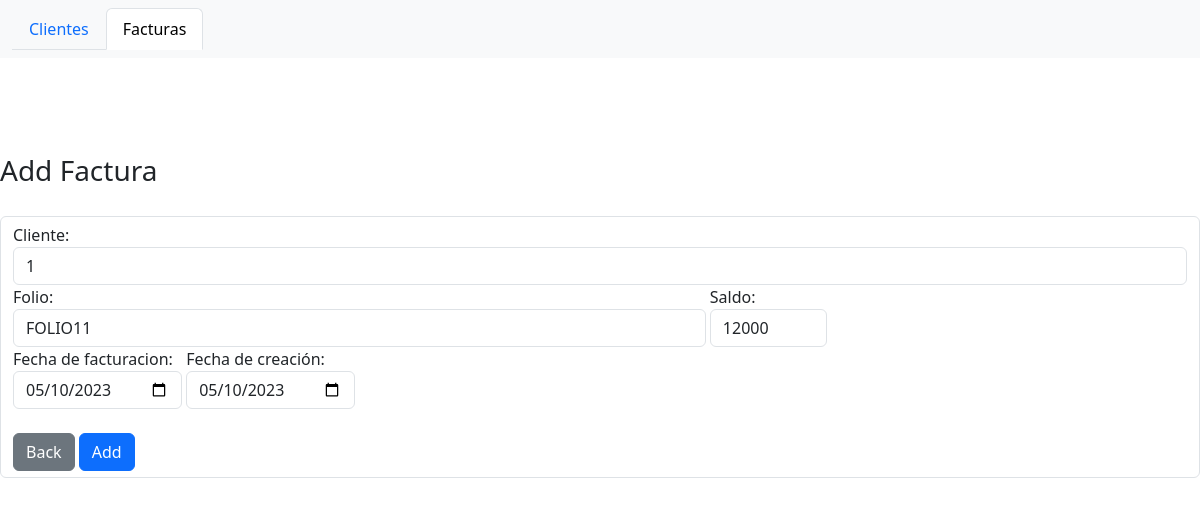
Page /html/updateFactura.php?id=3 on the committed database.
### tables this page shows
CREATE TABLE `Factura` (
  `id` int(11) NOT NULL,
  `id_usuario` int(11) NOT NULL,
  `folio` varchar(50) NOT NULL,
  `saldo` varchar(100) NOT NULL,
  `fecha_facturacion` date NOT NULL,
  `fecha_creacion` date NOT NULL
);

### html/updateFactura.php (the view, shortened to what this page needs)
<?php
    include ('../DB/conexion.php');
    $id = $_GET['id'];
    $consulta = "SELECT * FROM Factura WHERE id='$id'";
    $respuesta = mysqli_query($conexion,$consulta);
    $row = mysqli_fetch_assoc($respuesta);
?>
<!DOCTYPE html>
<html lang="en">
<head>
    <link rel="stylesheet" href="../css/estilo.css">
    <link href="https://cdn.jsdelivr.net/npm/bootstrap@5.3.0-alpha3/dist/css/bootstrap.min.css" rel="stylesheet">
</head>
<body>
    <nav class="navbar navbar-expand-lg bg-body-tertiary">
        <div class="container-fluid">
          <div class="collapse navbar-collapse" id="navbarSupportedContent">
            <ul class="nav nav-tabs">
                <li class="nav-item">
                  <a class="nav-link" href="../index.php">Clientes</a>
                </li>
                <li class="nav-item">
                  <a class="nav-link active" href="#">Facturas</a>
                </li>
          </div>
        </div>
    </nav>
    <br><br><br><br>
    <div class="ancho izq_der">
        <h3><span style="font-weight: normal;">Add</span> Factura</h3>
    </div>
    <form action="../DB/crud/createFactura.php" method="POST" class="ancho form-control">
    <div class="form-group">
        <label for="cliente">Cliente:</label>
            <select class="form-control" id="cliente" name="cliente">
                <option selected="<?php echo $row['id_usuario']; ?>"><?php echo $row['id_usuario']; ?></option>
            </select>
        </div>
        <div class="form-group">
            <label for="folio" class="label2">Folio:
            <input type="text" id="folio" name="folio" class="form-control" value="<?php echo $row['folio']; ?>" require></label>
            <label for="saldo" class="label3">Saldo:
            <input type="text" id="saldo" name="saldo" class="form-control" value="<?php echo $row['saldo']; ?>" require></label>
        </div>
        <div class="form-group">
            <label for="fch_facturacion" class="">Fecha de facturacion:
            <input type="date" id="fch_facturacion" name="fch_facturacion" class="form-control" value="<?php echo $row['fecha_facturacion']; ?>" require></label>
            <label for="fch_creacion" class="">Fecha de creación:
            <input type="date" id="fch_creacion" name="fch_creacion" class="form-control" value="<?php echo $row['fecha_creacion']; ?>" require></label>
        </div>
        <br>
        <div class="form-group">
            <a href="facturas.php" class="btn btn-secondary">Back</a>
            <button type="submit" class="btn btn-primary">Add</button>
        </div>
    </form>
</body>
</html>

### css/estilo.css (style rules this page uses)
.ancho { max-width: 1200px; margin: auto; }
.izq_der { display: flex; flex-direction: row; justify-content: space-between; margin-bottom: 20px; }
.label1 input, .label2 input, .label3 input, .label4 input { width: 100% !important; }
.label2 { width: 59% !important; }
.label3 { width: 10% !important; }

### rows in the picture
factura: cliente "1", folio "FOLIO11", saldo "12000", fch_facturacion "05/10/2023", fch_creacion "05/10/2023"
